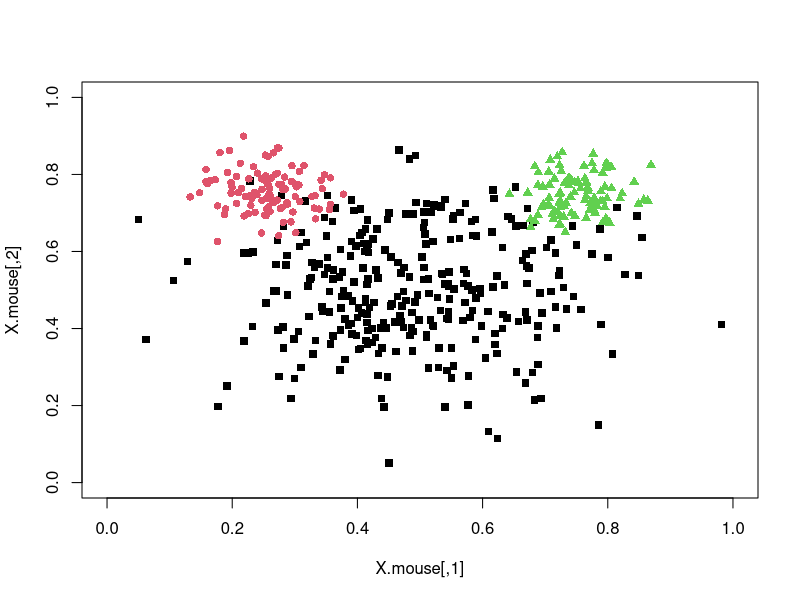
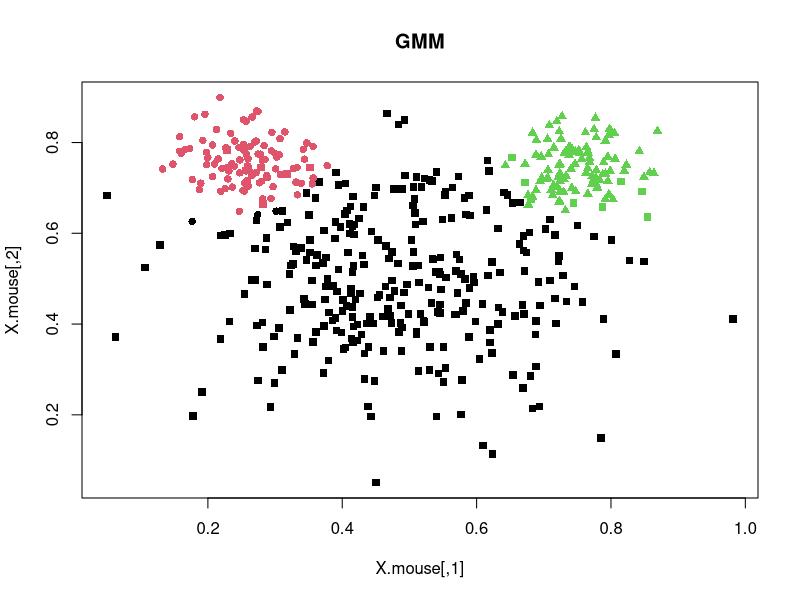
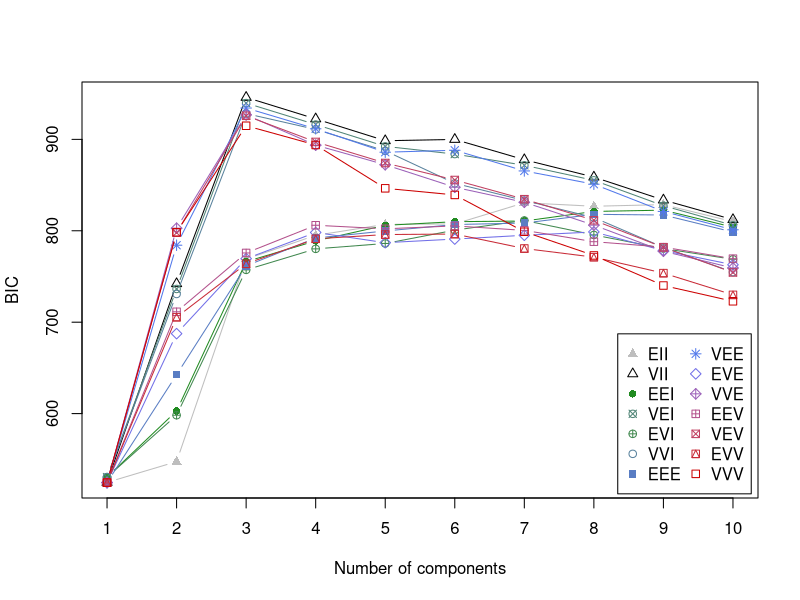

Source code (R) for these figures, in order:
###########################
#
# Solution to Problem 6.2
#
###########################

# generate the "mouse" data
library("mnormt")
library("mclust")

# class one (head)
n1 = 300
mu1 = c(0.5,0.5)
Sigma1 = matrix(c(0.15^2, 0, 0, 0.15^2), 2)
x1 = rmnorm(n1,mean=mu1,var=Sigma1)

# class two (left ear)
n2=100
mu2 = c(0.25,0.75)
Sigma2 = matrix(c(0.05^2, 0, 0, 0.05^2), 2)
x2 = rmnorm(n2,mean=mu2,var=Sigma2)

# class three (right ear)
n3 = 100
mu3 = c(0.75,0.75)
Sigma3 = matrix(c(0.05^2, 0, 0, 0.05^2), 2)
x3 = rmnorm(n3,mean=mu3,var=Sigma3)

# put all data together in one matrix
X.mouse = rbind(x1,x2,x3)
L.mouse = factor(c( rep("Head", n1), rep("Left Ear", n2), rep("Right Ear", n3) ))

plot(X.mouse, col=as.integer(L.mouse), pch=as.integer(L.mouse)+14, ylim=c(0,1), xlim=c(0,1))

# Apply GMM
gmm3 = Mclust(X.mouse, G=3)

# plot the clusters from GMM and check the results against the true labels
plot(X.mouse, col = gmm3$classification, pch = as.integer(L.mouse) + 14, main = "GMM")
print(table(L.mouse, gmm3$classification))

# apply GMM with G from 1 to 10 and plot the BIC
gmm = Mclust(X.mouse, G=1:10)
print(gmm$G) # the optimal number of G
plot(gmm, what="BIC")
